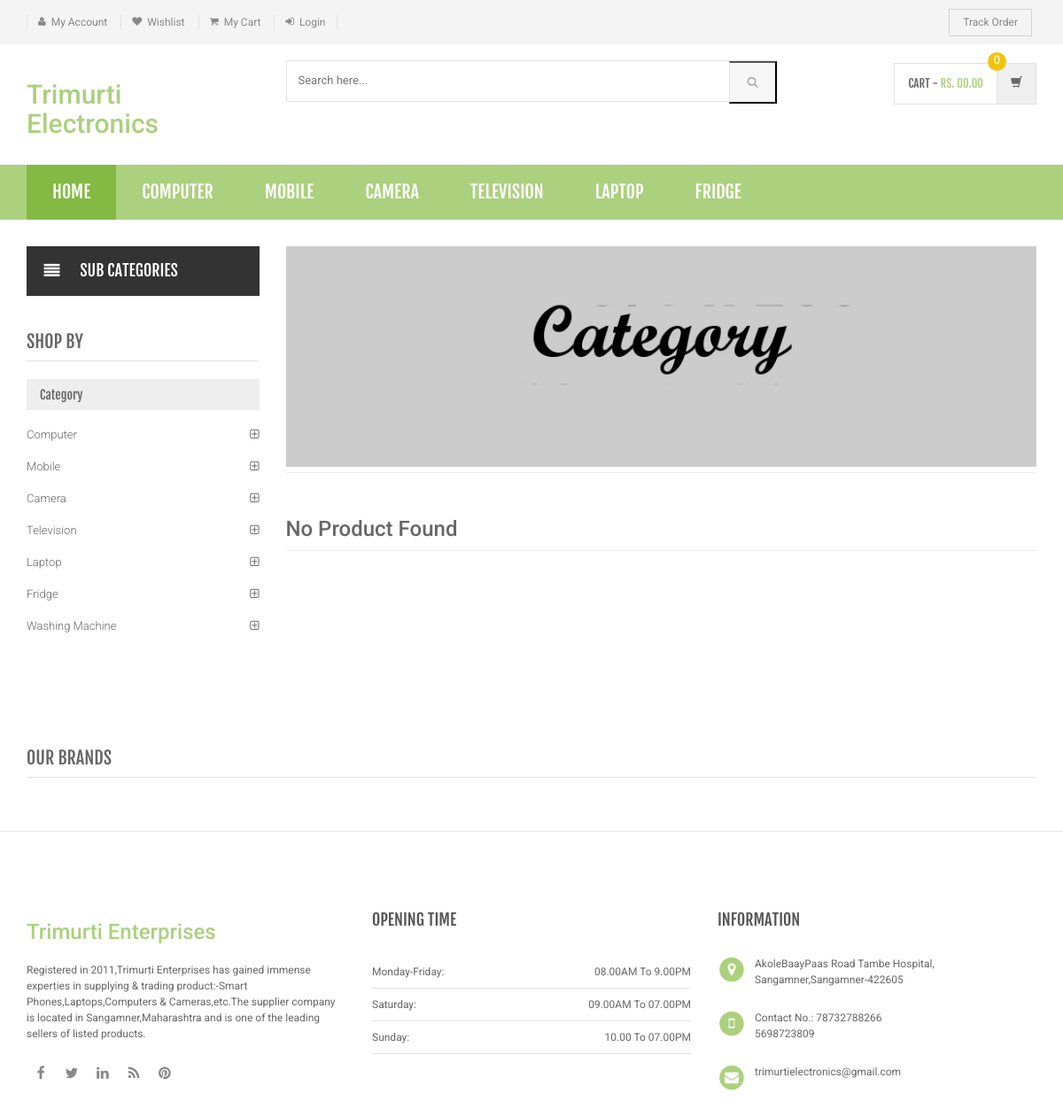
The app's page /category.php with its own data.
### tables this page shows
CREATE TABLE `category` (
  `id` int(11) NOT NULL,
  `categoryName` varchar(255) DEFAULT NULL,
  `categoryDescription` longtext DEFAULT NULL,
  `creationDate` timestamp NOT NULL DEFAULT current_timestamp(),
  `updationDate` varchar(255) DEFAULT NULL
);

### category.php (the view, shortened to what this page needs)
<?php
include('includes/config.php');
$cid=intval($_GET['cid']);
?>
<!DOCTYPE html>
<html lang="en">
	<head>
	    <link rel="stylesheet" href="assets/css/bootstrap.min.css">
	    <link rel="stylesheet" href="assets/css/main.css">
	    <link rel="stylesheet" href="assets/css/green.css">
	    <link rel="stylesheet" href="assets/css/owl.carousel.css">
		<link rel="stylesheet" href="assets/css/owl.transitions.css">
		<link href="assets/css/lightbox.css" rel="stylesheet">
		<link rel="stylesheet" href="assets/css/animate.min.css">
		<link rel="stylesheet" href="assets/css/rateit.css">
		<link rel="stylesheet" href="assets/css/bootstrap-select.min.css">
		<link rel="stylesheet" href="assets/css/config.css">
		<link href="assets/css/green.css" rel="alternate stylesheet" title="Green color">
		<link href="assets/css/blue.css" rel="alternate stylesheet" title="Blue color">
		<link href="assets/css/red.css" rel="alternate stylesheet" title="Red color">
		<link href="assets/css/orange.css" rel="alternate stylesheet" title="Orange color">
		<link href="assets/css/dark-green.css" rel="alternate stylesheet" title="Darkgreen color">
		<link rel="stylesheet" href="assets/css/font-awesome.min.css">
	</head>
    <body class="cnt-home">
<header class="header-style-1">
<?php include('includes/top-header.php');?>
<?php include('includes/main-header.php');?>
<?php include('includes/menu-bar.php');?>
</header>
<div class="body-content outer-top-xs">
	<div class='container'>
		<div class='row outer-bottom-sm'>
			<div class='col-md-3 sidebar'>
<div class="side-menu animate-dropdown outer-bottom-xs">
<div class="side-menu animate-dropdown outer-bottom-xs">
    <div class="head"><i class="icon fa fa-align-justify fa-fw"></i>Sub Categories</div>
    <nav class="yamm megamenu-horizontal" role="navigation">
        <ul class="nav">
            <li class="dropdown menu-item">
</li>
</ul>
    </nav>
</div>
</div>
	            <div class="sidebar-module-container">
	            	<h3 class="section-title">shop by</h3>
	            	<div class="sidebar-filter">
<div class="sidebar-widget wow fadeInUp outer-bottom-xs ">
	<div class="widget-header m-t-20">
		<h4 class="widget-title">Category</h4>
	</div>
	<div class="sidebar-widget-body m-t-10">
	         <?php $sql=mysqli_query($con,"select id,categoryName  from category");
while($row=mysqli_fetch_array($sql))
{
    ?>
		<div class="accordion">
	    	<div class="accordion-group">
	            <div class="accordion-heading">
	                <a href="category.php?cid=<?php echo $row['id'];?>"  class="accordion-toggle collapsed">
	                   <?php echo $row['categoryName'];?>
	                </a>
	            </div>
	        </div>
	    </div>
	    <?php } ?>
	</div>
</div>
	            	</div>
	            </div>
            </div>
			<div class='col-md-9'>
	<div id="category" class="category-carousel hidden-xs">
		<div class="item">
			<div class="image">
				<img src="assets/images/banners/cat-banner-1.jpg" alt="" class="img-responsive">
			</div>
		</div>
</div>
				<div class="search-result-container">
					<div id="myTabContent" class="tab-content">
						<div class="tab-pane active " id="grid-container">
							<div class="category-product  inner-top-vs">
								<div class="row">
			<?php
$ret=mysqli_query($con,"select * from products where category='$cid'");
$num=mysqli_num_rows($ret);
if($num>0)
{
while ($row=mysqli_fetch_array($ret))
{?>
		<div class="col-sm-6 col-md-4 wow fadeInUp">
			<div class="products">
	<div class="product">
		<div class="product-image">
			<div class="image">
				<a href="product-details.php?pid=<?php echo htmlentities($row['id']);?>"><img  src="assets/images/blank.gif" data-echo="admin/productimages/<?php echo htmlentities($row['id']);?>/<?php echo htmlentities($row['productImage1']);?>" alt="" width="200" height="300"></a>
			</div>
		</div>
		<div class="product-info text-left">
			<h3 class="name"><a href="product-details.php?pid=<?php echo htmlentities($row['id']);?>"><?php echo htmlentities($row['productName']);?></a></h3>
			<div class="rating rateit-small"></div>
			<div class="description"></div>
			<div class="product-price">
				<span class="price">
					Rs. <?php echo htmlentities($row['productPrice']);?>			</span>
										     <span class="price-before-discount">Rs. <?php echo htmlentities($row['productPriceBeforeDiscount']);?></span>
			</div>
		</div>
					<div class="cart clearfix animate-effect">
				<div class="action">
					<ul class="list-unstyled">
						<li class="add-cart-button btn-group">
								<?php if($row['productAvailability']=='In Stock'){?>
										<button class="btn btn-primary icon" data-toggle="dropdown" type="button">
								<i class="fa fa-shopping-cart"></i>
							</button>
							<a href="category.php?page=product&action=add&id=<?php echo $row['id']; ?>">
							<button class="btn btn-primary" type="button">Add to cart</button></a>
								<?php } else {?>
							<div class="action" style="color:red">Out of Stock</div>
					<?php } ?>
						</li>
		                <li class="lnk wishlist">
							<a class="add-to-cart" href="category.php?pid=<?php echo htmlentities($row['id'])?>&&action=wishlist" title="Wishlist">
								 <i class="icon fa fa-heart"></i>
							</a>
						</li>
					</ul>
				</div>
			</div>
			</div>
			</div>
		</div>
	  <?php } } else {?>
		<div class="col-sm-6 col-md-4 wow fadeInUp"> <h3>No Product Found</h3>
		</div>
<?php } ?>
										</div>
							</div>
						</div>
				</div>
			</div>
		</div></div>
		<?php include('includes/brands-slider.php');?>
</div>
</div>
<?php include('includes/footer.php');?>
</body>
</html>

### includes/menu-bar.php (shortened to what this page needs)
<div class="header-nav animate-dropdown">
    <div class="container">
        <div class="yamm navbar navbar-default" role="navigation">
            <div class="nav-bg-class">
                <div class="navbar-collapse collapse" id="mc-horizontal-menu-collapse">
	<div class="nav-outer">
		<ul class="nav navbar-nav">
			<li class="active dropdown yamm-fw">
				<a href="index.php" data-hover="dropdown" class="dropdown-toggle">Home</a>
			</li>
              <?php $sql=mysqli_query($con,"select id,categoryName  from category limit 6");
while($row=mysqli_fetch_array($sql))
{
    ?>
			<li class="dropdown yamm">
				<a href="category.php?cid=<?php echo $row['id'];?>"> <?php echo $row['categoryName'];?></a>
			</li>
			<?php } ?>
		</ul>
		<div class="clearfix"></div>
	</div>
</div>
            </div>
        </div>
    </div>
</div>

### records on screen
category: categoryName "COMPUTER", categoryName "Computer"
category: categoryName "MOBILE", categoryName "Mobile"
category: categoryName "CAMERA", categoryName "Camera"
category: categoryName "TELEVISION", categoryName "Television"
category: categoryName "LAPTOP", categoryName "Laptop"
category: categoryName "FRIDGE", categoryName "Fridge"
category: categoryName "Washing Machine"
